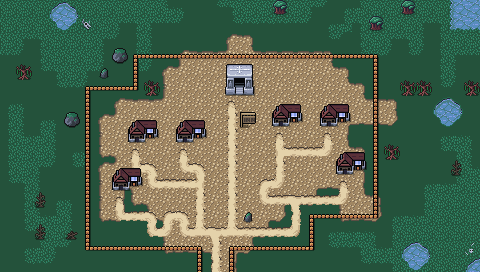

Rendered tile map (Tiled .tmx) drawn with the repository's tilesets; below, a short description and the map source with its tile grids summarised:
An orthogonal 30x17 tile map with 16x16 px tiles, 4 tile layers (Background, Ground, Foreground, AboveSprites), 2 tilesets and 8 objects.

<map version="1.5" tiledversion="1.7.2" orientation="orthogonal" renderorder="right-down" width="30" height="17" tilewidth="16" tileheight="16" infinite="0" nextlayerid="6" nextobjectid="48">
 <editorsettings>
  <export target="wastetown..tmx" format="tmx" />
 </editorsettings>
 <tileset firstgid="1" source="../tileset/main.tsx" />
 <tileset firstgid="3477" source="../tileset/buildings.tsx" />
 <layer id="1" name="Background" width="30" height="17">
  <data>[510 cells, 510 non-empty, 1 distinct tile ids]</data>
 </layer>
 <layer id="2" name="Ground" width="30" height="17">
  <data>[510 cells, 398 non-empty, 43 distinct tile ids]</data>
 </layer>
 <layer id="3" name="Foreground" width="30" height="17">
  <properties>
   <property name="spriteLayer" type="bool" value="true" />
  </properties>
  <data>[510 cells, 137 non-empty, 25 distinct tile ids]</data>
 </layer>
 <layer id="5" name="AboveSprites" width="30" height="17">
  <data>[510 cells, 22 non-empty, 10 distinct tile ids]</data>
 </layer>
 <objectgroup id="4" name="Objects">
  <object id="38" template="../obj/entryUp.tx" x="208" y="272" />
  <object id="41" template="../obj/Shop.tx" x="129" y="146" />
  <object id="42" template="../obj/Shop.tx" x="177" y="145" />
  <object id="43" template="../obj/Shop.tx" x="321" y="129" />
  <object id="44" template="../obj/Shop.tx" x="114" y="194" />
  <object id="45" template="../obj/Shop.tx" x="273" y="130" />
  <object id="46" template="../obj/Shop.tx" x="337" y="177" />
  <object id="47" template="../obj/Inn.tx" x="230" y="98" />
 </objectgroup>
</map>
